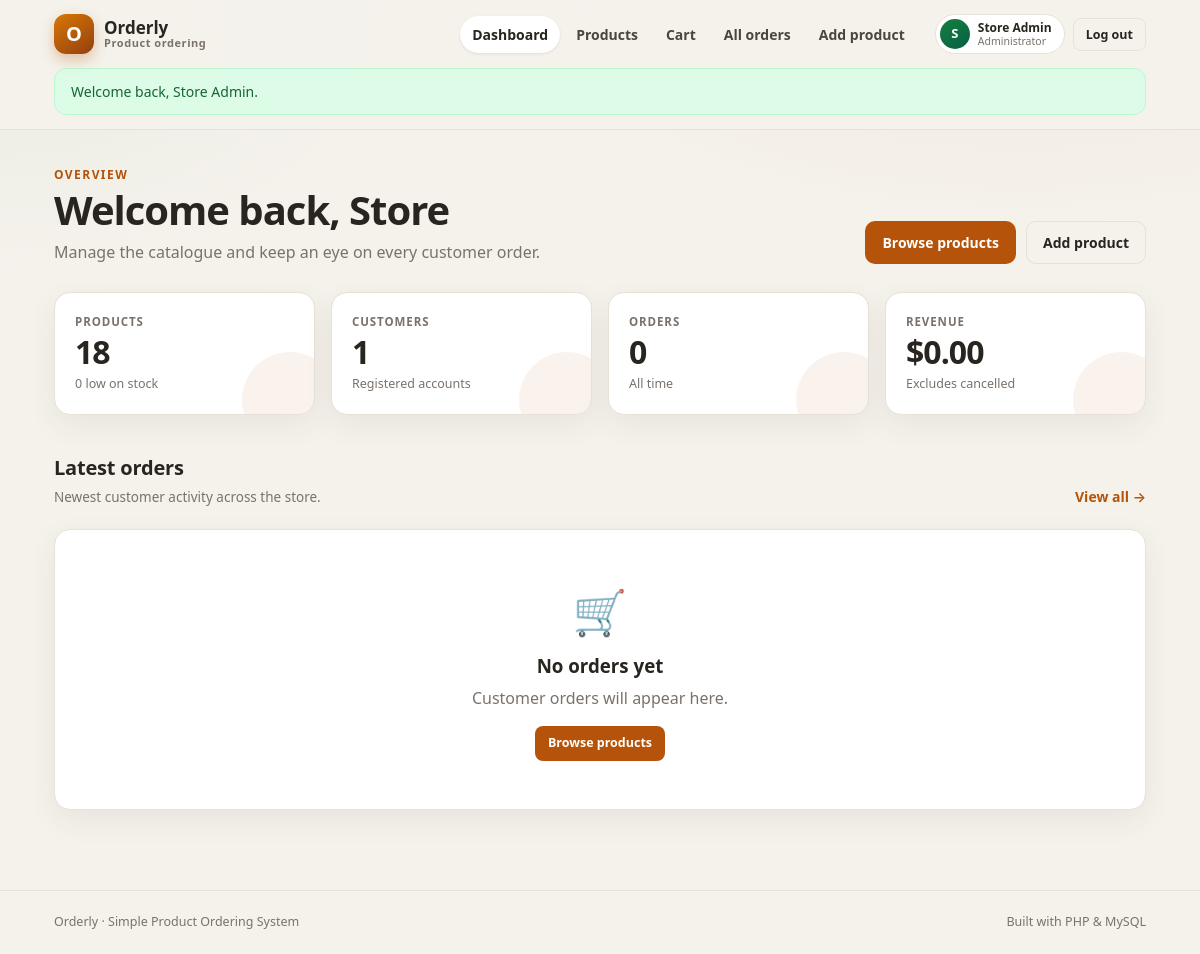
/index.php (signed in), run on the app's committed database.
### tables this page shows
CREATE TABLE IF NOT EXISTS users (
  id INT UNSIGNED AUTO_INCREMENT PRIMARY KEY,
  name VARCHAR(80) NOT NULL,
  email VARCHAR(190) NOT NULL UNIQUE,
  password_hash VARCHAR(255) NOT NULL,
  role ENUM('admin', 'customer') NOT NULL DEFAULT 'customer',
  created_at TIMESTAMP NOT NULL DEFAULT CURRENT_TIMESTAMP
);

### helpers.php (called while the page is built, shortened)
<?php
require_once __DIR__ . '/db.php';
function e($value): string
{
    return htmlspecialchars((string) $value, ENT_QUOTES, 'UTF-8');
}
function pull_flash(): ?array
{
    $flash = $_SESSION['flash'] ?? null;
    return $flash;
}
function current_user(): ?array
{
    static $loaded = false;
    static $user = null;
    if ($loaded) {
        return $user;
    }
    $loaded = true;
    $statement = db()->prepare('SELECT id, name, email, role FROM users WHERE id = ?');
    $statement->execute([(int) $_SESSION['user_id']]);
    $row = $statement->fetch();
    $user = $row;
    return $user;
}
function require_login(): void
{
    if (!current_user()) {
        flash('error', 'Please log in to continue.');
        redirect('login.php');
    }
}
function money($value): string
{
    return '$' . number_format((float) $value, 2);
}

### db.php (called while the page is built)
<?php
function app_config(): array
{
    static $config = null;
    if ($config === null) {
        $config = require __DIR__ . '/config.php';
    }
    return $config;
}
function db(): PDO
{
    static $pdo = null;
    if ($pdo instanceof PDO) {
        return $pdo;
    }
    $database = app_config()['db'];
    $dsn = sprintf(
        'mysql:host=%s;port=%s;dbname=%s;charset=utf8mb4',
        $database['host'],
        $database['port'],
        $database['name']
    );
    try {
        $pdo = new PDO($dsn, $database['user'], $database['password'], [
            PDO::ATTR_ERRMODE => PDO::ERRMODE_EXCEPTION,
            PDO::ATTR_DEFAULT_FETCH_MODE => PDO::FETCH_ASSOC,
            PDO::ATTR_EMULATE_PREPARES => false,
        ]);
    } catch (PDOException $error) {
        error_log('Database connection failed: ' . $error->getMessage());
        http_response_code(500);
        echo '<!DOCTYPE html><html lang="en"><head><meta charset="utf-8"><title>Database error</title></head><body style="font-family:sans-serif;padding:40px"><h1>Database connection failed</h1><p>Check the database settings in <code>php/config.php</code>.</p></body></html>';
        exit;
    }
    return $pdo;
}

### index.php (the view, shortened to what this page needs)
<?php
require_once __DIR__ . '/helpers.php';
require_login();
$user = current_user();
$isAdmin = $user['role'] === 'admin';
if ($isAdmin) {
    $productCount = (int) db()->query('SELECT COUNT(*) FROM products')->fetchColumn();
    $customerCount = (int) db()->query("SELECT COUNT(*) FROM users WHERE role = 'customer'")->fetchColumn();
    $orderCount = (int) db()->query('SELECT COUNT(*) FROM orders')->fetchColumn();
    $revenue = (float) db()->query("SELECT COALESCE(SUM(total), 0) FROM orders WHERE status <> 'cancelled'")->fetchColumn();
    $lowStock = (int) db()->query('SELECT COUNT(*) FROM products WHERE stock < 10')->fetchColumn();
    $stats = [
        ['label' => 'Products', 'value' => $productCount, 'hint' => $lowStock . ' low on stock'],
        ['label' => 'Customers', 'value' => $customerCount, 'hint' => 'Registered accounts'],
        ['label' => 'Orders', 'value' => $orderCount, 'hint' => 'All time'],
        ['label' => 'Revenue', 'value' => money($revenue), 'hint' => 'Excludes cancelled'],
    ];
    $recentOrders = db()->query(
        'SELECT o.id, o.total, o.status, o.created_at, u.name AS customer_name
         FROM orders o
         JOIN users u ON u.id = o.user_id
         ORDER BY o.created_at DESC, o.id DESC
         LIMIT 6'
    )->fetchAll();
}
$firstName = explode(' ', trim($user['name']))[0];
include __DIR__ . '/partials/header.php';
?>
<main class="container page">
  <div class="page-head">
    <div>
      <p class="eyebrow">Overview</p>
      <h1>Welcome back, <?= e($firstName) ?></h1>
      <p class="muted">
        <?= $isAdmin
            ? 'Manage the catalogue and keep an eye on every customer order.'
            : 'Pick your favourite products and place an order in a few clicks.' ?>
      </p>
    </div>
    <div class="page-actions">
      <a href="products.php" class="btn">Browse products</a>
      <?php if ($isAdmin) { ?>
        <a href="product_form.php" class="btn btn-ghost">Add product</a>
      <?php } else { ?>
        <a href="orders.php" class="btn btn-ghost">My orders</a>
      <?php } ?>
    </div>
  </div>
  <section class="stats-grid">
    <?php foreach ($stats as $stat) { ?>
      <article class="stat-card">
        <span class="stat-label"><?= e($stat['label']) ?></span>
        <strong class="stat-value"><?= e($stat['value']) ?></strong>
        <span class="stat-hint"><?= e($stat['hint']) ?></span>
      </article>
    <?php } ?>
  </section>
  <div class="section-head">
    <div>
      <h2><?= $isAdmin ? 'Latest orders' : 'Recent orders' ?></h2>
      <p class="muted"><?= $isAdmin ? 'Newest customer activity across the store.' : 'Your latest purchases.' ?></p>
    </div>
    <a href="orders.php" class="link-arrow">View all →</a>
  </div>
  <?php if (count($recentOrders) === 0) { ?>
    <div class="empty-state card">
      <span class="empty-icon">🛒</span>
      <h3>No orders yet</h3>
      <p class="muted">
        <?= $isAdmin ? 'Customer orders will appear here.' : 'Head to the catalogue and place your first order.' ?>
      </p>
      <a href="products.php" class="btn btn-small">Browse products</a>
    </div>
  <?php } ?>
</main>
<?php include __DIR__ . '/partials/footer.php'; ?>

### partials/header.php (shortened to what this page needs)
<?php
$currentUser = current_user();
$flash = pull_flash();
$currentFile = basename($_SERVER['PHP_SELF']);
$productPages = ['products.php', 'product_form.php'];
$orderPages = ['orders.php', 'order.php'];
?>
<!DOCTYPE html>
<html lang="en">
<head>
  <link rel="stylesheet" href="assets/style.css">
</head>
<body>
<header class="site-header">
  <div class="container nav">
    <a class="brand" href="<?= $currentUser ? 'index.php' : 'login.php' ?>">
      <span class="brand-mark">O</span>
      <span class="brand-text">Orderly<small>Product ordering</small></span>
    </a>
    <nav class="nav-links">
      <?php if ($currentUser) { ?>
        <a href="index.php" class="<?= $currentFile === 'index.php' ? 'active' : '' ?>">Dashboard</a>
        <a href="products.php" class="<?= in_array($currentFile, $productPages, true) ? 'active' : '' ?>">Products</a>
        <a href="cart.php" class="<?= $currentFile === 'cart.php' ? 'active' : '' ?>">
          Cart
        </a>
        <a href="orders.php" class="<?= in_array($currentFile, $orderPages, true) ? 'active' : '' ?>">
          <?= $currentUser['role'] === 'admin' ? 'All orders' : 'My orders' ?>
        </a>
        <?php if ($currentUser['role'] === 'admin') { ?>
          <a href="product_form.php" class="<?= $currentFile === 'product_form.php' ? 'active' : '' ?>">Add product</a>
        <?php } ?>
      <?php } else { ?>
        <a href="login.php" class="<?= $currentFile === 'login.php' ? 'active' : '' ?>">Log in</a>
        <a href="register.php" class="btn btn-small">Create account</a>
      <?php } ?>
    </nav>
    <?php if ($currentUser) { ?>
      <div class="nav-user">
        <span class="user-chip">
          <span class="avatar"><?= e(strtoupper(substr($currentUser['name'], 0, 1))) ?></span>
          <span class="user-meta">
            <strong><?= e($currentUser['name']) ?></strong>
            <small><?= $currentUser['role'] === 'admin' ? 'Administrator' : 'Customer' ?></small>
          </span>
        </span>
        <form action="logout.php" method="post">
          <button type="submit" class="btn btn-ghost btn-small">Log out</button>
        </form>
      </div>
    <?php } ?>
  </div>
  <?php if ($flash) { ?>
    <div class="container">
      <div class="alert alert-<?= e($flash['type']) ?>" role="status"><?= e($flash['message']) ?></div>
    </div>
  <?php } ?>
</header>

### data on the page
users: name "S", name "Store Admin", name "Store"

### other printed values
$flash['message'] "Welcome back, Store Admin."
$stat['label'] "PRODUCTS"
$stat['value'] "18"
$stat['hint'] "0 low on stock"
$stat['label'] "CUSTOMERS"
$stat['value'] "1"
$stat['hint'] "Registered accounts"
$stat['label'] "ORDERS"
$stat['value'] "0"
$stat['hint'] "All time"
$stat['label'] "REVENUE"
$stat['value'] "$0.00"
$stat['hint'] "Excludes cancelled"
